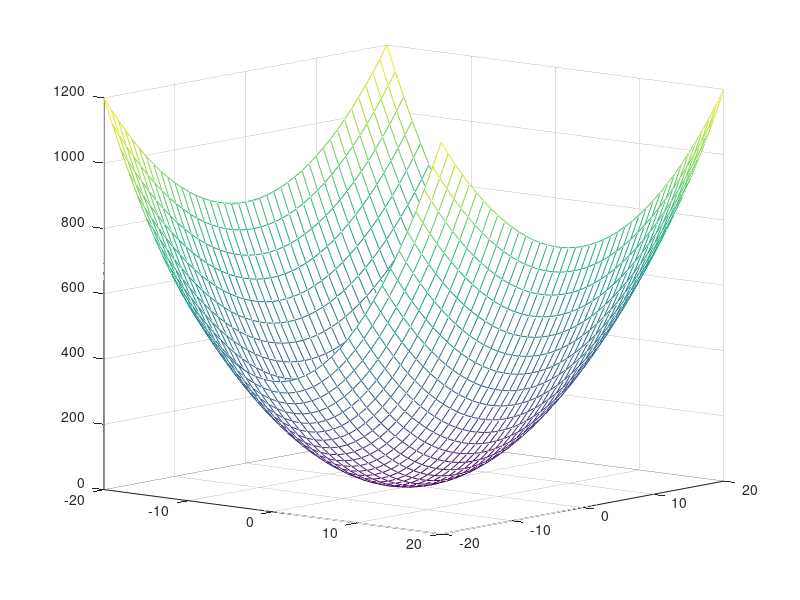

MATLAB code for this plot:
%Consider a semiconductor material whose three-dimensional E-K
%relationship has the same curvature in the x and z directions but a different
%curvature in y
%E( x, y ) = AKx^2 + BKy^2 .
%produce a mesh
%plot of this function for B=2A. Rotate the perspective to get an
%understanding of the shape of this function.
Kx = 20;
Ky = 20;
A = 1;
x = -Kx:Kx;
y = -Ky:Ky;
for i= 1:2*Kx+1
for j = 1:2*Ky+1
E(i,j) = A *((x(i)*x(i) + 2*y(j)*y(j)));
end
end
mesh(x,y,E)
view(40,10);